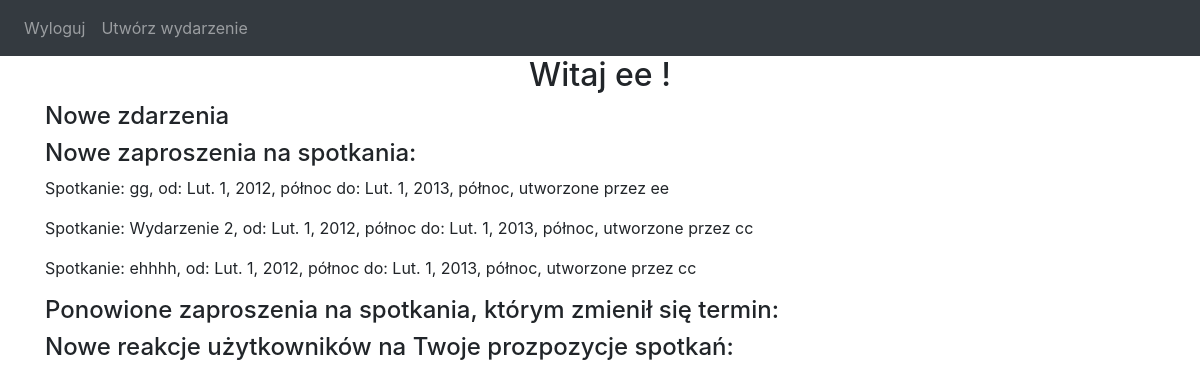
The app's page /me (signed in) with its own data.
### meetingserver/models.py (models this page shows)
class Meeting(models.Model):
    name = models.CharField(max_length=50)
    begin = models.DateTimeField()
    end = models.DateTimeField()
    invitedNr = models.PositiveIntegerField()
    acceptedNr = models.PositiveIntegerField()
    creator = models.ForeignKey(User, on_delete=models.CASCADE)

class User(models.Model):
    name = models.CharField(max_length=50, unique=True)
    pwd = models.CharField(max_length=50)

### views/logged_views.py (the view)
# urls.py: path('me', logged_views.me),
def me(request):
    if 'user_id' not in request.session:
        return HttpResponseRedirect("/")
    params = request.POST.copy()
    params.update(request.GET)
    uname = request.session['user_name']
    myid = request.session['user_id']
    new_invite = InviteInfo.objects.filter(user__id=myid)   # ten queryset ma pod .user dostępną krotkę z tabeli user z którą się łączy!!!; ale w filter trzeba __ zamiast .
    new_changed_invite = ChangedInviteInfo.objects.filter(user__id=myid)
    new_attendance = CreatorAttendanceInfo.objects.filter(meeting__creator__id=myid)
    u1 = set()
    for inv in new_invite:
        print ("==="+str(inv.meeting.name)+str( inv.meeting.begin)+str(inv.meeting.end)+str( inv.meeting.creator.name))
        u1.add((inv.meeting.name, inv.meeting.begin, inv.meeting.end, inv.meeting.creator.name))
    u2 = set()
    for inv in new_changed_invite:
        print ("==="+str(inv.meeting.name)+str( inv.meeting.begin)+str(inv.meeting.end)+str( inv.meeting.creator.name))
        u2.add((inv.meeting.name, inv.meeting.begin, inv.meeting.end, inv.meeting.creator.name))
    u3 = set()
    for inv in new_attendance:
        print ("==="+str(inv.meeting.name)+str( inv.meeting.begin)+str(inv.meeting.end)+str( inv.meeting.creator.name))
        u2.add((inv.meeting.name, inv.meeting.begin, inv.meeting.end, inv.attendanceType))
    return render(request, 'me.html', {'username': uname, 'new_inv': u1, 'new_changed': u2, \
                                        'new_attendance': u3})

### templates/me.html (shortened to what this page needs)
<html>
<head>
<link rel="stylesheet" href="https://maxcdn.bootstrapcdn.com/bootstrap/4.0.0-beta.2/css/bootstrap.min.css">
</head>
<body>
{% include 'topbar.html' %}
<center><h2>Witaj {{ username }} !</h2></center>
{% include 'notifications.html' %}
</body>
</html>

### templates/topbar.html
<nav class = "navbar-dark navbar-expand-sm bg-dark navbar">
    <ul class="navbar-nav bg-dark">
        <li class="nav-item">
            <a class="nav-link" href="/sign_out">Wyloguj</a>
        </li>
        <li class="nav-item">
            <a class="nav-link" href="/create_event">Utwórz wydarzenie</a>
        </li>
    </ul>
</nav>

### templates/notifications.html
<div class="container">
    <h4> Nowe zdarzenia </h4>
    {% include 'notifications_new_invitations.html' %}
    {% include 'notifications_time_change.html' %}
    {% include 'notifications_user_attendance.html' %}
</div>

### templates/notifications_new_invitations.html
<h4>Nowe zaproszenia na spotkania: </h4>
<div>
    {% for s, begin, end, creator in new_inv %}
        <p> Spotkanie: {{ s }}, od: {{ begin }} do: {{ end }}, utworzone przez {{ creator }} </p>
    {% endfor %}
</div>

### templates/notifications_time_change.html (shortened to what this page needs)
<h4>Ponowione zaproszenia na spotkania, którym zmienił się termin: </h4>

### templates/notifications_user_attendance.html (shortened to what this page needs)
<h4>Nowe reakcje użytkowników na Twoje prozpozycje spotkań: </h4>

### records on screen
Meeting: new_inv "gg", new_inv "Lut. 1, 2012, północ", new_inv "Lut. 1, 2013, północ"
User: new_inv "ee"
Meeting: new_inv "Wydarzenie 2", new_inv "Lut. 1, 2012, północ", new_inv "Lut. 1, 2013, północ"
User: new_inv "cc" "cc"
Meeting: new_inv "ehhhh", new_inv "Lut. 1, 2012, północ", new_inv "Lut. 1, 2013, północ"

### other values on screen
{{ username }} "ee"
